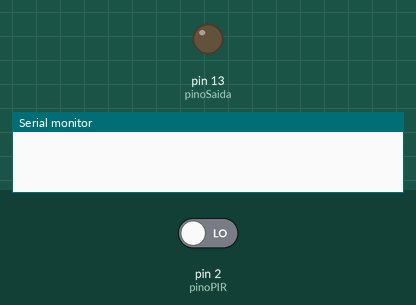
Recording of a program running on a simulated Arduino Uno, built with avr-gcc and run on an emulated ATmega328P. Shown: output pins drawn as LEDs (lit = HIGH), the last lines printed to the serial monitor. The test bench sets the inputs (shaded band); at power-on: pin 2 (pinoPIR) LOW.

Above: at 1.2 s.
1.3 s: pin 2 (pinoPIR) driven HIGH
At 1.6 s:
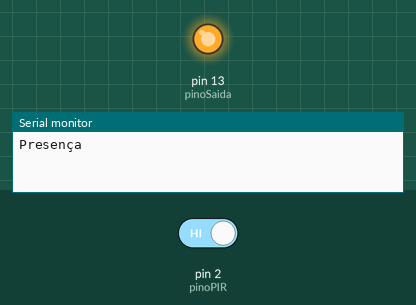
2.8 s: pin 2 (pinoPIR) driven LOW
At 5.9 s:
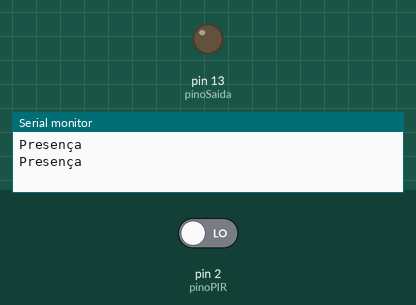
Timing chart, 0 to 7.4 s (numbered marks = the images above; inputs shaded):
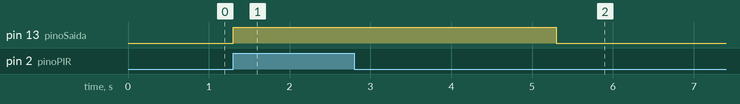

The program:

main.cpp
```cpp
/*
Autor: Denilson Gomes Vaz da Silva
Graduando em Engenharia da Computação - UFC

Código para leitura de presença usando sensor PIR
*/

//--Bibliotecas
#include <Arduino.h>

//--Variaveis e COnstantes
#define pinoPIR 2
#define pinoSaida 13
int valor = 0;

//--Setup
void setup() {
    pinMode(pinoPIR, INPUT);
    pinMode(pinoSaida, OUTPUT);
    Serial.begin(9600);
}

//Loop
void loop() {
    valor = digitalRead(pinoPIR);
    while(valor){
        digitalWrite(pinoSaida, HIGH);
        Serial.println("Presença");
        valor = digitalRead(pinoPIR);
        delay(2000);
    }
    digitalWrite(pinoSaida, LOW);
}
```

Measured:
- after the input at 1.3 s, pin 13 (pinoSaida): LOW → HIGH at once
- after the input at 2.8 s, pin 13 (pinoSaida): HIGH → LOW after 2.5 s
